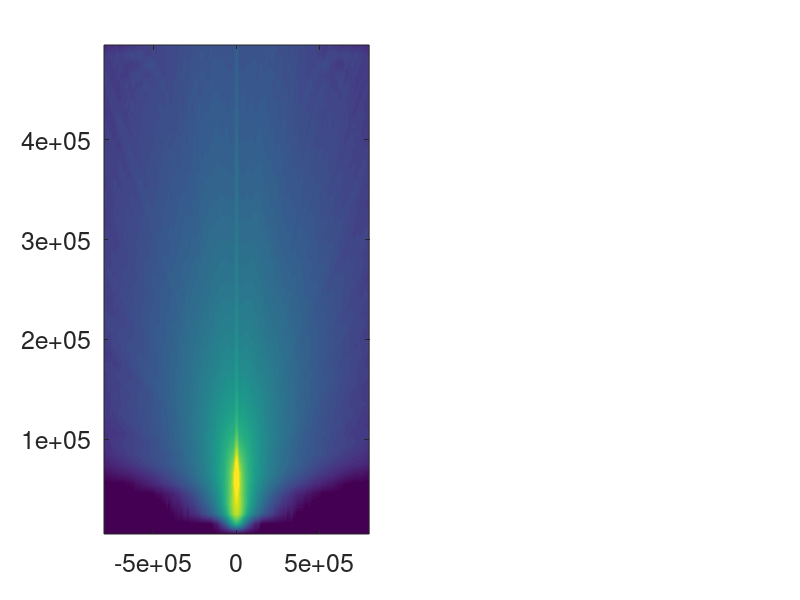

Write MATLAB code to recreate this figure. (Note: this script raises an error after producing the figure.)
% by Wei Xu
% 07/08/2018
% plot Figure 1 in [Xu and Marshall, 2018]

clear; clc;

load('figure1_results.mat')

h1 = figure;
set(h1,'color',[1 1 1]);
set(h1,'position',[180 600 1380 450]);
set(h1,'defaultAxesFontSize',18);

% plot figure 1b
[xx zz] = meshgrid(fig1b.x, fig1b.z);
logDis = log10(fig1b.spatialDistribution);
cbar = [-4:0.02:1];
logDis(isinf(logDis)==1) = min(cbar);
logDis(logDis<min(cbar)) = min(cbar);
subplot(121);
[C2 h2] = contourf(xx, zz, logDis, cbar);
set(h2,'LineColor','none');
colorbar('eastoutside','YTick',[-4 -3 -2 -1 0 1],'YTickLabel',{'10^{-4}' '10^{-3}' '10^{-2}' '10^{-1}' '10^{0}' '10^{1}'});
colormap('jet'); 
caxis([min(cbar) max(cbar)]);
xlabel('x (km)')
ylabel('z (km)')
set(gca, 'XLim',[0 5e5]);
set(gca, 'XMinorTick','on');
set(gca, 'XTick', [0 1e5 2e5 3e5 4e5 5e5]);
set(gca, 'XTickLabel', [0 100 200 300 400 500]);
set(gca, 'YLim',[min(fig1b.z) max(fig1b.z)]);
set(gca, 'YMinorTick','on');
set(gca, 'YTick', [min(fig1b.z) 1e5 2e5 3e5 4e5 max(fig1b.z)]);
set(gca, 'YTickLabel', [0 100 200 300 400 500]);

% plot figure 1c
[xx yy] = meshgrid(log10(fig1c.energy), fig1c.alt);
log10dis = log10(fig1c.altDistribution);
cbar = -7:0.02:-1;
log10dis(isinf(log10dis)==1) = min(cbar);
log10dis(log10dis<min(cbar)) = min(cbar);
subplot(122);
[C2 h2] = contourf(xx, yy, log10dis, cbar); 
colorbar('eastoutside','YTick',[-7 -5 -3 -1],'YTickLabel',{'10^{-7}' '10^{-5}' '10^{-3}' '10^{-1}'});
caxis([min(cbar) max(cbar)]);
colormap('jet');
set(h2,'LineColor','none');
ylabel('Altitude (km)')
xlabel('Precipiting electron (eV)')
set(gca, 'XLim',[5 7]);
set(gca, 'XMinorTick','on');
set(gca, 'XTick', [5 6 7]);
set(gca, 'XTickLabel', {'10^5' '10^6' '10^7'});
set(gca, 'YLim',[30 150]);
set(gca, 'YMinorTick','on');
set(gca, 'YTick', [30 60 90 120 150]);
hold on; figure (1); plot(fig1c.energy, fig1c.maxAltitutde, 'w--', 'lineWidth', 1)


